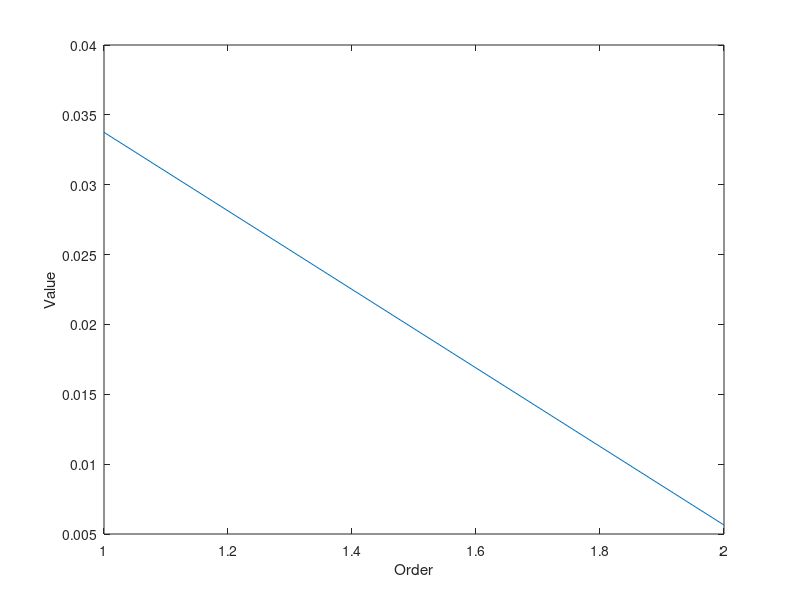

This figure's MATLAB source: (Note: this script raises an error after producing the figure.)
clear all
close all
clc

laserbeamdata = load('laserbeamdataN.mat');

y = laserbeamdata.y;
u = laserbeamdata.u;
Te = 1e-3; % sampling time

%%
N = length(y);
for r = 1:9; %optimizes error

    Y = [];
    U = [];

    for k=1:N-r
        Y = [Y, y(k:k+r)];
        U = [U, u(k:k+r)];
    end


    %% U orthogonal
    U_orth = eye(N-r,N-r) - U'*pinv(U*U')*U;

    Q = Y*U_orth;

    thres = 0.01;
    n = sum(svd(Q) > thres)

    figure 
    plot(svd(Q))
    xlabel('Order')
    ylabel('Value')

    Or = Q(1:r,1:n);

    C = Or(1,:);

    A = pinv(Or(1:end-1,:))*Or(2:end,:);

    %%

    z = tf('z',Te);

    F = C*inv((z*eye(size(A)))-A);

    U_f = [];

    for k = 1:size(F,2)
        U_f = [U_f lsim(F(k),u)];
    end
    
    %%
    B = pinv(U_f'*U_f)*U_f'*y;

    yhat = U_f*B;

    %loss function
    J(r) = sum((y-yhat).^2)/N

    %%
    figure
    plot(y), hold on
    plot(yhat)

    legend('real','approx')

end

figure
stem(J)

xlabel('r')
ylabel('Loss function')

%% Model
t = 0:Te:Te*(length(y)-1);
[tf_a, tf_b] = ss2tf(A, B, C, 0);
sys_ss = tf(tf_a, tf_b, Te, 'variable', 'z');
y_hat = lsim(sys_ss,u,t);

norm2 = norm(y_hat-y);
fprintf('Norm-2 of the error: %E\n', norm2);

% compare
figure
plot(t,y,'b');
hold on
% plot(yhat,'r');
hold on
plot(t,y_hat,'r')

axis([0 0.5 -0.004 0.005])

xlabel('Time[s]')
ylabel('Amplitude')
legend('Real output','ym for SSID model')

